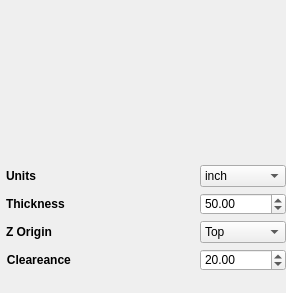
       <widget class="QDockWidget" name="dockWidgetMaterial">
        <property name="font">
         <font>
          <pointsize>14</pointsize>
          <bold>true</bold>
         </font>
        </property>
        <property name="styleSheet">
         <string notr="true">QDockWidget::title { background-color: rgb(200, 200, 200);}</string>
        </property>
        <property name="allowedAreas">
         <set>Qt::LeftDockWidgetArea|Qt::RightDockWidgetArea</set>
        </property>
        <property name="windowTitle">
         <string> Material</string>
        </property>
        <widget class="QWidget" name="dockWidgetContents_4">
         <layout class="QVBoxLayout" name="verticalLayout_8">
          <property name="leftMargin">
           <number>6</number>
          </property>
          <property name="rightMargin">
           <number>0</number>
          </property>
          <property name="bottomMargin">
           <number>22</number>
          </property>
          <item>
           <layout class="QVBoxLayout" name="verticalLayoutMaterial">
            <property name="bottomMargin">
             <number>0</number>
            </property>
            <item>
             <layout class="QHBoxLayout" name="horizontalLayout_6">
              <item>
               <spacer name="horizontalSpacer_3">
                <property name="orientation">
                 <enum>Qt::Horizontal</enum>
                </property>
                <property name="sizeHint" stdset="0">
                 <size>
                  <width>40</width>
                  <height>20</height>
                 </size>
                </property>
               </spacer>
              </item>
              <item>
               <widget class="QWidget" name="widget_display_material" native="true">
                <property name="minimumSize">
                 <size>
                  <width>200</width>
                  <height>150</height>
                 </size>
                </property>
                <property name="maximumSize">
                 <size>
                  <width>200</width>
                  <height>150</height>
                 </size>
                </property>
               </widget>
              </item>
              <item>
               <spacer name="horizontalSpacer_4">
                <property name="orientation">
                 <enum>Qt::Horizontal</enum>
                </property>
                <property name="sizeHint" stdset="0">
                 <size>
                  <width>40</width>
                  <height>20</height>
                 </size>
                </property>
               </spacer>
              </item>
             </layout>
            </item>
            <item>
             <layout class="QFormLayout" name="formLayout_Material">
              <property name="labelAlignment">
               <set>Qt::AlignLeading|Qt::AlignLeft|Qt::AlignVCenter</set>
              </property>
              <property name="formAlignment">
               <set>Qt::AlignRight|Qt::AlignTop|Qt::AlignTrailing</set>
              </property>
              <item row="0" column="0">
               <widget class="QLabel" name="label_Material_Units">
                <property name="font">
                 <font>
                  <pointsize>9</pointsize>
                  <bold>true</bold>
                 </font>
                </property>
                <property name="text">
                 <string>Units</string>
                </property>
               </widget>
              </item>
              <item row="0" column="1">
               <widget class="QComboBox" name="comboBox_Material_Units">
                <property name="font">
                 <font>
                  <pointsize>9</pointsize>
                  <bold>false</bold>
                 </font>
                </property>
                <item>
                 <property name="text">
                  <string>inch</string>
                 </property>
                </item>
                <item>
                 <property name="text">
                  <string>mm</string>
                 </property>
                </item>
               </widget>
              </item>
              <item row="1" column="0">
               <widget class="QLabel" name="label_Material_Thickness">
                <property name="font">
                 <font>
                  <pointsize>9</pointsize>
                  <bold>true</bold>
                 </font>
                </property>
                <property name="text">
                 <string>Thickness</string>
                </property>
               </widget>
              </item>
              <item row="1" column="1">
               <widget class="QDoubleSpinBox" name="doubleSpinBox_Material_Thickness">
                <property name="font">
                 <font>
                  <pointsize>9</pointsize>
                  <bold>false</bold>
                 </font>
                </property>
                <property name="maximum">
                 <double>100.000000000000000</double>
                </property>
                <property name="value">
                 <double>50.000000000000000</double>
                </property>
               </widget>
              </item>
              <item row="2" column="0">
               <widget class="QLabel" name="label_Material_ZOrigin">
                <property name="font">
                 <font>
                  <pointsize>9</pointsize>
                  <bold>true</bold>
                 </font>
                </property>
                <property name="text">
                 <string>Z Origin</string>
                </property>
               </widget>
              </item>
              <item row="2" column="1">
               <widget class="QComboBox" name="comboBox_Material_ZOrigin">
                <property name="sizePolicy">
                 <sizepolicy hsizetype="Preferred" vsizetype="Preferred">
                  <horstretch>0</horstretch>
                  <verstretch>0</verstretch>
                 </sizepolicy>
                </property>
                <property name="font">
                 <font>
                  <pointsize>9</pointsize>
                  <bold>false</bold>
                 </font>
                </property>
                <item>
                 <property name="text">
                  <string>Top</string>
                 </property>
                </item>
                <item>
                 <property name="text">
                  <string>Bottom</string>
                 </property>
                </item>
               </widget>
              </item>
              <item row="3" column="0">
               <widget class="QLabel" name="label_Material_Clearance">
                <property name="font">
                 <font>
                  <pointsize>9</pointsize>
                  <bold>true</bold>
                 </font>
                </property>
                <property name="text">
                 <string>Cleareance                                     </string>
                </property>
                <property name="alignment">
                 <set>Qt::AlignRight|Qt::AlignTrailing|Qt::AlignVCenter</set>
                </property>
               </widget>
              </item>
              <item row="3" column="1">
               <widget class="QDoubleSpinBox" name="doubleSpinBox_Material_Clearance">
                <property name="font">
                 <font>
                  <pointsize>9</pointsize>
                  <bold>false</bold>
                 </font>
                </property>
                <property name="maximum">
                 <double>100.000000000000000</double>
                </property>
                <property name="value">
                 <double>20.000000000000000</double>
                </property>
               </widget>
              </item>
             </layout>
            </item>
           </layout>
          </item>
         </layout>
        </widget>
       </widget>
